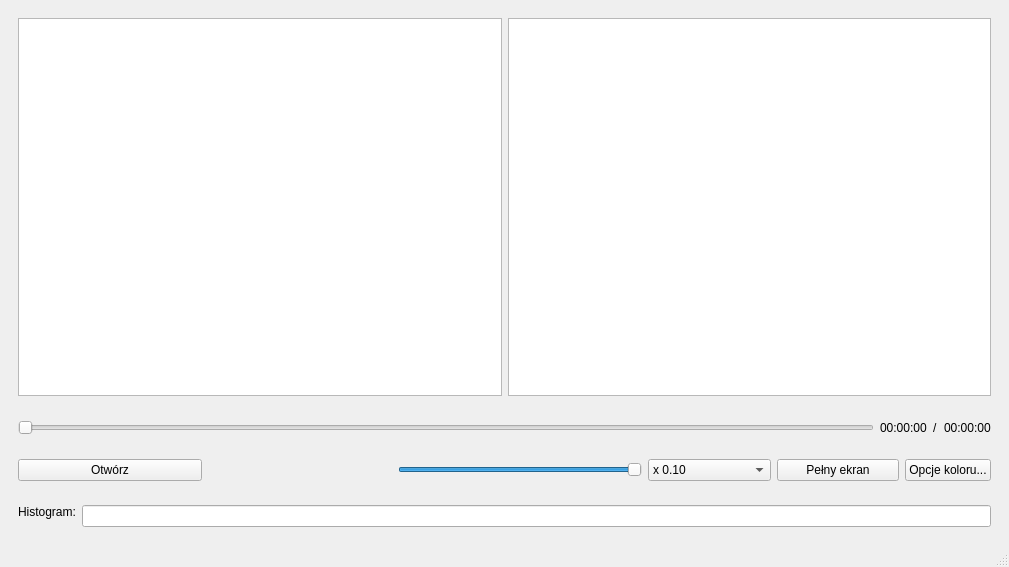
<?xml version="1.0" encoding="UTF-8"?>
<ui version="4.0">
 <class>PMPlayerView</class>
 <widget class="QMainWindow" name="PMPlayerView">
  <property name="geometry">
   <rect>
    <x>0</x>
    <y>0</y>
    <width>1009</width>
    <height>567</height>
   </rect>
  </property>
  <property name="windowTitle">
   <string>Play, Music, Play!</string>
  </property>
  <property name="windowIcon">
   <iconset resource="../../resources/icons/icons.qrc">
    <normaloff>:/icons/disc.png</normaloff>:/icons/disc.png</iconset>
  </property>
  <property name="toolButtonStyle">
   <enum>Qt::ToolButtonIconOnly</enum>
  </property>
  <widget class="QWidget" name="centralwidget">
   <layout class="QVBoxLayout" name="verticalLayout">
    <item>
     <widget class="QWidget" name="mediaWidget" native="true">
      <property name="sizePolicy">
       <sizepolicy hsizetype="Expanding" vsizetype="Expanding">
        <horstretch>0</horstretch>
        <verstretch>0</verstretch>
       </sizepolicy>
      </property>
      <layout class="QHBoxLayout" name="horizontalLayout">
       <item>
        <widget class="QGraphicsView" name="graphicsView"/>
       </item>
       <item>
        <widget class="QTableView" name="playlistView"/>
       </item>
      </layout>
     </widget>
    </item>
    <item>
     <widget class="QWidget" name="timelineWidget" native="true">
      <property name="sizePolicy">
       <sizepolicy hsizetype="Expanding" vsizetype="Fixed">
        <horstretch>0</horstretch>
        <verstretch>0</verstretch>
       </sizepolicy>
      </property>
      <layout class="QHBoxLayout" name="horizontalLayout_2">
       <item>
        <widget class="QSlider" name="timelineSlider">
         <property name="orientation">
          <enum>Qt::Horizontal</enum>
         </property>
        </widget>
       </item>
       <item>
        <widget class="QLabel" name="currentTimeLabel">
         <property name="text">
          <string>00:00:00</string>
         </property>
        </widget>
       </item>
       <item>
        <widget class="QLabel" name="timeSeparatorLabel">
         <property name="text">
          <string>/</string>
         </property>
        </widget>
       </item>
       <item>
        <widget class="QLabel" name="maxTimeLabel">
         <property name="text">
          <string>00:00:00</string>
         </property>
        </widget>
       </item>
      </layout>
     </widget>
    </item>
    <item>
     <widget class="QWidget" name="optionsWidget" native="true">
      <property name="sizePolicy">
       <sizepolicy hsizetype="Expanding" vsizetype="Fixed">
        <horstretch>0</horstretch>
        <verstretch>0</verstretch>
       </sizepolicy>
      </property>
      <layout class="QHBoxLayout" name="horizontalLayout_3">
       <item>
        <widget class="QPushButton" name="openButton">
         <property name="sizePolicy">
          <sizepolicy hsizetype="Minimum" vsizetype="Fixed">
           <horstretch>3</horstretch>
           <verstretch>0</verstretch>
          </sizepolicy>
         </property>
         <property name="text">
          <string>Otwórz</string>
         </property>
        </widget>
       </item>
       <item>
        <widget class="QPushButton" name="stopButton">
         <property name="maximumSize">
          <size>
           <width>32</width>
           <height>32</height>
          </size>
         </property>
         <property name="text">
          <string/>
         </property>
         <property name="icon">
          <iconset resource="../../resources/icons/icons.qrc">
           <normaloff>:/icons/stop.png</normaloff>:/icons/stop.png</iconset>
         </property>
         <property name="iconSize">
          <size>
           <width>32</width>
           <height>32</height>
          </size>
         </property>
         <property name="flat">
          <bool>true</bool>
         </property>
        </widget>
       </item>
       <item>
        <widget class="QPushButton" name="backwardButton">
         <property name="sizePolicy">
          <sizepolicy hsizetype="Fixed" vsizetype="Fixed">
           <horstretch>1</horstretch>
           <verstretch>0</verstretch>
          </sizepolicy>
         </property>
         <property name="maximumSize">
          <size>
           <width>32</width>
           <height>32</height>
          </size>
         </property>
         <property name="text">
          <string/>
         </property>
         <property name="icon">
          <iconset resource="../../resources/icons/icons.qrc">
           <normaloff>:/icons/back.png</normaloff>:/icons/back.png</iconset>
         </property>
         <property name="iconSize">
          <size>
           <width>32</width>
           <height>32</height>
          </size>
         </property>
         <property name="flat">
          <bool>true</bool>
         </property>
        </widget>
       </item>
       <item>
        <widget class="QPushButton" name="playButton">
         <property name="sizePolicy">
          <sizepolicy hsizetype="Fixed" vsizetype="Fixed">
           <horstretch>1</horstretch>
           <verstretch>0</verstretch>
          </sizepolicy>
         </property>
         <property name="maximumSize">
          <size>
           <width>32</width>
           <height>32</height>
          </size>
         </property>
         <property name="text">
          <string/>
         </property>
         <property name="icon">
          <iconset resource="../../resources/icons/icons.qrc">
           <normaloff>:/icons/play.png</normaloff>
           <normalon>:/icons/pause.png</normalon>:/icons/play.png</iconset>
         </property>
         <property name="iconSize">
          <size>
           <width>32</width>
           <height>32</height>
          </size>
         </property>
         <property name="checkable">
          <bool>true</bool>
         </property>
         <property name="flat">
          <bool>true</bool>
         </property>
        </widget>
       </item>
       <item>
        <widget class="QPushButton" name="forwardButton">
         <property name="sizePolicy">
          <sizepolicy hsizetype="Fixed" vsizetype="Fixed">
           <horstretch>1</horstretch>
           <verstretch>0</verstretch>
          </sizepolicy>
         </property>
         <property name="maximumSize">
          <size>
           <width>32</width>
           <height>32</height>
          </size>
         </property>
         <property name="text">
          <string/>
         </property>
         <property name="icon">
          <iconset resource="../../resources/icons/icons.qrc">
           <normaloff>:/icons/next.png</normaloff>:/icons/next.png</iconset>
         </property>
         <property name="iconSize">
          <size>
           <width>32</width>
           <height>32</height>
          </size>
         </property>
         <property name="flat">
          <bool>true</bool>
         </property>
        </widget>
       </item>
       <item>
        <widget class="QPushButton" name="volumeButton">
         <property name="sizePolicy">
          <sizepolicy hsizetype="Fixed" vsizetype="Fixed">
           <horstretch>1</horstretch>
           <verstretch>0</verstretch>
          </sizepolicy>
         </property>
         <property name="maximumSize">
          <size>
           <width>32</width>
           <height>32</height>
          </size>
         </property>
         <property name="text">
          <string/>
         </property>
         <property name="icon">
          <iconset resource="../../resources/icons/icons.qrc">
           <normaloff>:/icons/up.png</normaloff>
           <normalon>:/icons/mute.png</normalon>:/icons/up.png</iconset>
         </property>
         <property name="iconSize">
          <size>
           <width>32</width>
           <height>32</height>
          </size>
         </property>
         <property name="checkable">
          <bool>true</bool>
         </property>
         <property name="flat">
          <bool>true</bool>
         </property>
        </widget>
       </item>
       <item>
        <widget class="QSlider" name="volumeSlider">
         <property name="sizePolicy">
          <sizepolicy hsizetype="Expanding" vsizetype="Fixed">
           <horstretch>4</horstretch>
           <verstretch>0</verstretch>
          </sizepolicy>
         </property>
         <property name="maximum">
          <number>100</number>
         </property>
         <property name="value">
          <number>100</number>
         </property>
         <property name="orientation">
          <enum>Qt::Horizontal</enum>
         </property>
        </widget>
       </item>
       <item>
        <widget class="QComboBox" name="speedBox">
         <property name="sizePolicy">
          <sizepolicy hsizetype="Preferred" vsizetype="Fixed">
           <horstretch>2</horstretch>
           <verstretch>0</verstretch>
          </sizepolicy>
         </property>
         <item>
          <property name="text">
           <string>x 0.10</string>
          </property>
         </item>
         <item>
          <property name="text">
           <string>x 0.25</string>
          </property>
         </item>
         <item>
          <property name="text">
           <string>x 0.50</string>
          </property>
         </item>
         <item>
          <property name="text">
           <string>x 0.75</string>
          </property>
         </item>
         <item>
          <property name="text">
           <string>x 1.0</string>
          </property>
         </item>
         <item>
          <property name="text">
           <string>x 1.25</string>
          </property>
         </item>
         <item>
          <property name="text">
           <string>x 1.5</string>
          </property>
         </item>
         <item>
          <property name="text">
           <string>x 2.0</string>
          </property>
         </item>
         <item>
          <property name="text">
           <string>x 2.5</string>
          </property>
         </item>
         <item>
          <property name="text">
           <string>x 3.0</string>
          </property>
         </item>
         <item>
          <property name="text">
           <string>x 5.0</string>
          </property>
         </item>
         <item>
          <property name="text">
           <string>x 10.0</string>
          </property>
         </item>
        </widget>
       </item>
       <item>
        <widget class="QPushButton" name="fullscreenButton">
         <property name="sizePolicy">
          <sizepolicy hsizetype="Minimum" vsizetype="Fixed">
           <horstretch>2</horstretch>
           <verstretch>0</verstretch>
          </sizepolicy>
         </property>
         <property name="text">
          <string>Pełny ekran</string>
         </property>
        </widget>
       </item>
       <item>
        <widget class="QPushButton" name="colorsButton">
         <property name="text">
          <string>Opcje koloru...</string>
         </property>
        </widget>
       </item>
      </layout>
     </widget>
    </item>
    <item>
     <widget class="QWidget" name="histogramWidget" native="true">
      <property name="sizePolicy">
       <sizepolicy hsizetype="Expanding" vsizetype="Fixed">
        <horstretch>0</horstretch>
        <verstretch>0</verstretch>
       </sizepolicy>
      </property>
      <layout class="QFormLayout" name="formLayout">
       <item row="0" column="0">
        <widget class="QLabel" name="histogramLabel">
         <property name="sizePolicy">
          <sizepolicy hsizetype="Fixed" vsizetype="Fixed">
           <horstretch>0</horstretch>
           <verstretch>0</verstretch>
          </sizepolicy>
         </property>
         <property name="text">
          <string>Histogram:</string>
         </property>
        </widget>
       </item>
       <item row="0" column="1">
        <widget class="QLineEdit" name="histogramEdit">
         <property name="readOnly">
          <bool>true</bool>
         </property>
        </widget>
       </item>
      </layout>
     </widget>
    </item>
   </layout>
  </widget>
  <widget class="QMenuBar" name="menubar">
   <property name="geometry">
    <rect>
     <x>0</x>
     <y>0</y>
     <width>1009</width>
     <height>22</height>
    </rect>
   </property>
  </widget>
  <widget class="QStatusBar" name="statusbar"/>
 </widget>
 <resources>
  <include location="../../resources/icons/icons.qrc"/>
 </resources>
 <connections>
  <connection>
   <sender>speedBox</sender>
   <signal>activated(int)</signal>
   <receiver>PMPlayerView</receiver>
   <slot>changeSpeed(int)</slot>
   <hints>
    <hint type="sourcelabel">
     <x>680</x>
     <y>443</y>
    </hint>
    <hint type="destinationlabel">
     <x>577</x>
     <y>535</y>
    </hint>
   </hints>
  </connection>
 </connections>
 <slots>
  <slot>changeSpeed(int)</slot>
 </slots>
</ui>
